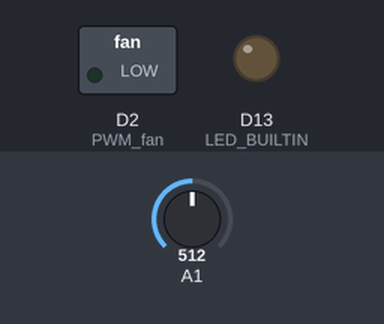
The sketch below on a simulated Arduino Zero (SAMD21). Shown: switched loads named in the sketch (green lamp = pin HIGH), output pins drawn as LEDs (lit = HIGH). Inputs (shaded band) come from the test bench; at power-on: A1 = 512 (analog values on the 0–1023 scale). What the sketch prints to the serial monitor is not drawn.

Above: at 12.8 s.
At 30.8 s:
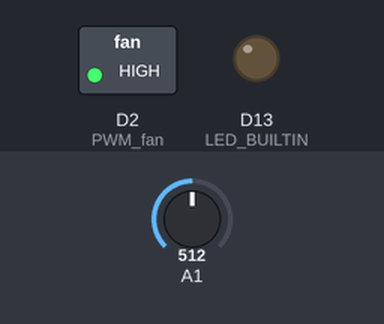
Timing chart, 0 to 46.8 s (numbered marks = the images above):
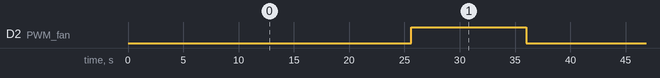

The sketch:

seeeduino_fan_control.ino
```cpp
int d = 200;

void setup() {
  analogReadResolution(12);
  pinMode(LED_BUILTIN, OUTPUT);
  pinMode(1, INPUT); //IR
  pinMode(2, OUTPUT); //PWM fan
  pinMode(3, INPUT); // TCH fan
  SerialUSB.begin(9600);
}

// the loop function runs over and over again forever
void loop() {
  //float voltage = analogRead(A2)*3.3/4096;
  for(int i = 0; i<180; i++){
    analogWrite(2,i);
    delay(d);
    SerialUSB.println(analogRead(1));
  }
}
```

Measured:
- by itself, D2 (PWM_fan): alternates HIGH for 10.4 s and LOW for 25.6 s
